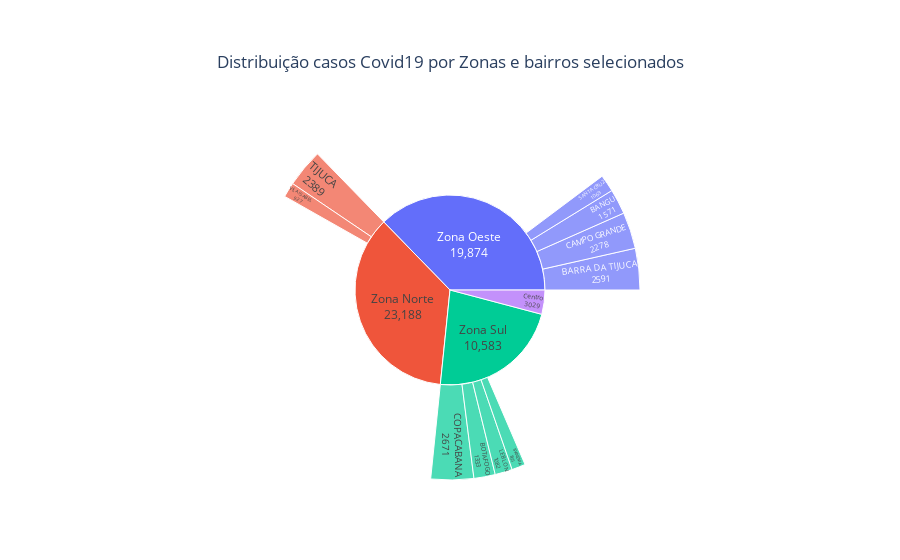

The notebook cell saved with this chart:
### Code cell
import plotly.graph_objects as go


#plotting the chart
fig =go.Figure(go.Sunburst(
    labels = ['Zona Oeste','CAMPO GRANDE','BANGU','SANTA CRUZ','BARRA DA TIJUCA','Zona Sul','IPANEMA','LEBLON', 'BOTAFOGO','COPACABANA', 'Zona Norte', 'TIJUCA', 'VILA ISABEL', 'Centro'],
    parents = ['', 'Zona Oeste','Zona Oeste','Zona Oeste','Zona Oeste','', 'Zona Sul', 'Zona Sul','Zona Sul','Zona Sul','','Zona Norte','Zona Norte',''],
    values=[oeste,campo_grande,bangu,santa_cruz,barra,sul,ipanema,leblon,botafogo,copa,norte,tijuca,vila,centro],
    textinfo='label+value'
))

fig.update_layout( title={
        'text': "Distribuição casos Covid19 por Zonas e bairros selecionados",
        'y':0.9,
        'x':0.5,
        'xanchor': 'center',
        'yanchor': 'top'} #set the title
        )

#to show the figure
fig.show()

### Figure 1 — Plotly figure (JSON) as saved in the notebook; plotly's stock layout.template omitted (floating-point values rounded to 4 significant figures)
{"data": [{"labels": ["Zona Oeste", "CAMPO GRANDE", "BANGU", "SANTA CRUZ", "BARRA DA TIJUCA", "Zona Sul", "IPANEMA", "LEBLON", "BOTAFOGO", "COPACABANA", "Zona Norte", "TIJUCA", "VILA ISABEL", "Centro"], "parents": ["", "Zona Oeste", "Zona Oeste", "Zona Oeste", "Zona Oeste", "", "Zona Sul", "Zona Sul", "Zona Sul", "Zona Sul", "", "Zona Norte", "Zona Norte", ""], "textinfo": "label+value", "type": "sunburst", "values": [19874, 2278, 1571, 1069, 2591, 10583, 855, 1082, 1333, 2671, 23188, 2389, 927, 3029]}], "layout": {"title": {"text": "Distribuição casos Covid19 por Zonas e bairros selecionados", "x": 0.5, "xanchor": "center", "y": 0.9, "yanchor": "top"}}}
